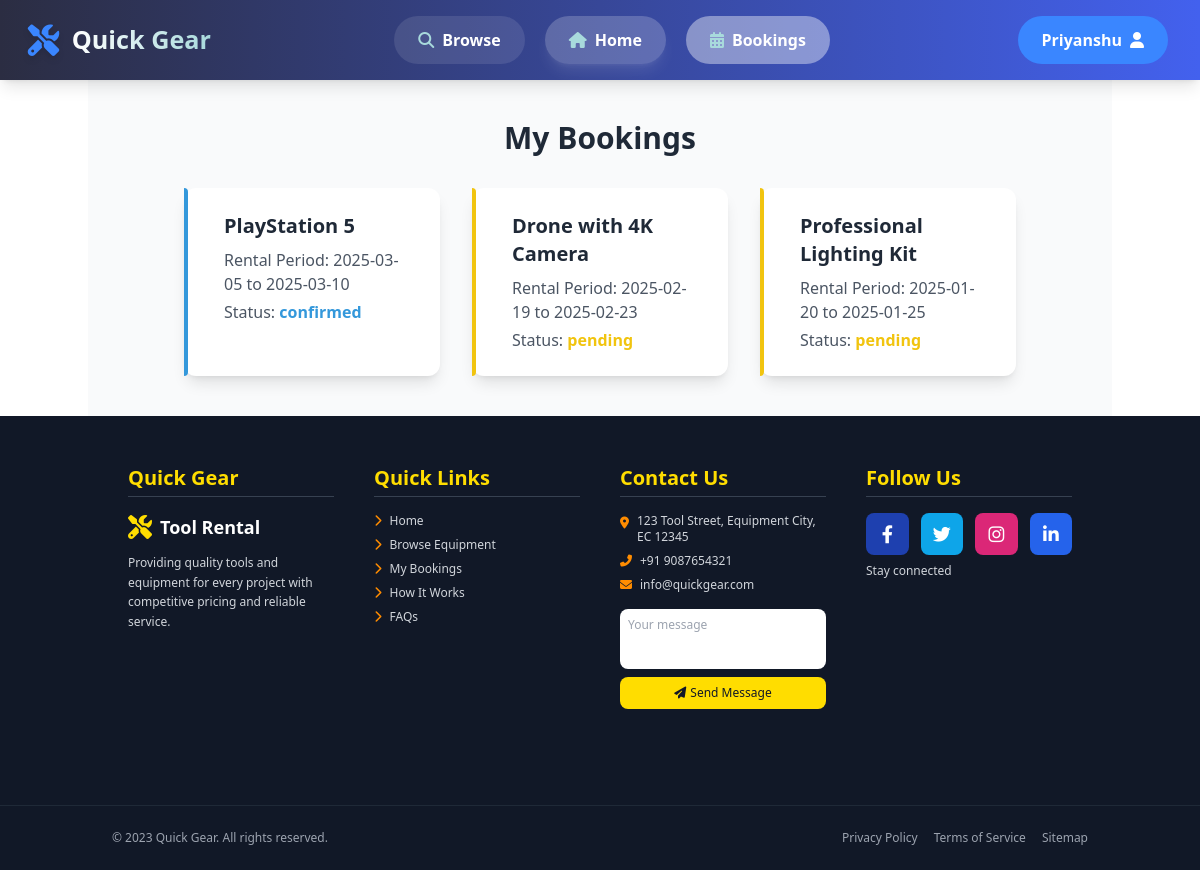
The app's page /bookings.php (signed in) with its own data.
### tables this page shows
CREATE TABLE `bookings` (
  `id` int(11) NOT NULL,
  `user_id` int(11) NOT NULL DEFAULT 0,
  `product_id` int(11) NOT NULL,
  `full_name` varchar(255) NOT NULL,
  `email` varchar(255) NOT NULL,
  `phone` varchar(50) NOT NULL,
  `start_date` date NOT NULL,
  `end_date` date NOT NULL,
  `message` text DEFAULT NULL,
  `booking_date` timestamp NOT NULL DEFAULT current_timestamp(),
  `status` varchar(20) DEFAULT 'pending'
);

CREATE TABLE `products` (
  `id` int(11) NOT NULL,
  `name` varchar(255) NOT NULL,
  `category` varchar(50) NOT NULL,
  `description` text NOT NULL,
  `price` decimal(10,2) NOT NULL,
  `price_type` varchar(20) NOT NULL,
  `deposit` decimal(10,2) NOT NULL,
  `status` varchar(20) NOT NULL,
  `image` text NOT NULL,
  `features` text NOT NULL
);

### data/bookings_data.php (called while the page is built, shortened)
<?php
$host = "localhost";
$dbname = "quick-gear-db";
$user = "root";
$pass = "";
$userId = $_SESSION['user_id'];
try {
    $pdo = new PDO("mysql:host=$host;dbname=$dbname;charset=utf8", $user, $pass);
    $pdo->setAttribute(PDO::ATTR_ERRMODE, PDO::ERRMODE_EXCEPTION);
    $query = "SELECT bookings.*, products.name AS item_name
              FROM bookings
              JOIN products ON bookings.product_id = products.id
              WHERE bookings.user_id = :user_id";
    $stmt = $pdo->prepare($query);
    $stmt->bindParam(':user_id', $userId, PDO::PARAM_INT);
    $stmt->execute();
    $bookings = $stmt->fetchAll(PDO::FETCH_ASSOC);
} catch (PDOException $e) {
    error_log($e->getMessage());
    $bookings = [];
}
?>

### bookings.php (the view, shortened to what this page needs)
<?php
include './includes/header.php';
include './data/bookings_data.php';
?>
<head>
    <link rel="stylesheet" href="https://cdnjs.cloudflare.com/ajax/libs/font-awesome/6.4.0/css/all.min.css">
    <script src="https://cdn.tailwindcss.com"></script>
</head>
<main class="container mx-auto py-10 bg-gray-50 px-24">
    <h2 class="text-3xl font-bold text-gray-800 mb-8 text-center">My Bookings</h2>
    <div class="grid grid-cols-1 sm:grid-cols-2 lg:grid-cols-3 gap-8">
        <?php foreach ($bookings as $booking): ?>
            <?php
            $statusColor = ($booking['status'] === 'completed') ? '#2ecc71' :
                (($booking['status'] === 'pending') ? '#f1c40f' :
                    (($booking['status'] === 'confirmed') ? '#3498db' : '#e74c3c'));
            ?>
            <div class="relative bg-white p-6 rounded-xl shadow-lg transition transform hover:scale-105 hover:shadow-2xl">
                <div class="absolute inset-y-0 left-0 w-1 rounded-r-xl"
                    style="background-color: <?= htmlspecialchars($statusColor) ?>;"></div>
                <div class="ml-4">
                    <h3 class="text-xl font-bold text-gray-800 mb-2"><?= htmlspecialchars($booking['item_name']) ?></h3>
                    <p class="text-gray-600 mb-1">Rental Period: <?= htmlspecialchars($booking['start_date']) ?> to
                        <?= htmlspecialchars($booking['end_date']) ?>
                    </p>
                    <p class="text-gray-600">Status:
                        <span class="font-semibold" style="color: <?= htmlspecialchars($statusColor) ?>">
                            <?= htmlspecialchars($booking['status']) ?>
                        </span>
                    </p>
                </div>
            </div>
        <?php endforeach; ?>
    </div>
</main>
<?php include './includes/footer.php'; ?>

### records on screen
bookings: product.name "PlayStation 5", start_date "2025-03-05", end_date "2025-03-10", status "confirmed"
bookings: product.name "Drone with 4K Camera", start_date "2025-02-19", end_date "2025-02-23", status "pending"
bookings: product.name "Professional Lighting Kit", start_date "2025-01-20", end_date "2025-01-25", status "pending"

### other values on screen
$_SESSION['user_name'] "Priyanshu"
